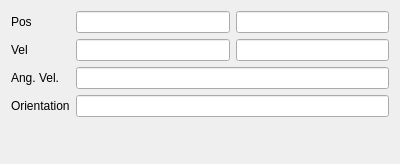
<?xml version="1.0" encoding="UTF-8"?>
<ui version="4.0">
 <class>PosVelDisplay</class>
 <widget class="QWidget" name="PosVelDisplay">
  <property name="geometry">
   <rect>
    <x>0</x>
    <y>0</y>
    <width>400</width>
    <height>164</height>
   </rect>
  </property>
  <property name="windowTitle">
   <string>Form</string>
  </property>
  <layout class="QFormLayout" name="formLayout">
   <item row="0" column="0">
    <widget class="QLabel" name="label">
     <property name="text">
      <string>Pos</string>
     </property>
    </widget>
   </item>
   <item row="0" column="1">
    <layout class="QHBoxLayout" name="horizontalLayout">
     <item>
      <widget class="QLineEdit" name="pX">
       <property name="readOnly">
        <bool>true</bool>
       </property>
      </widget>
     </item>
     <item>
      <widget class="QLineEdit" name="pY">
       <property name="readOnly">
        <bool>true</bool>
       </property>
      </widget>
     </item>
    </layout>
   </item>
   <item row="1" column="0">
    <widget class="QLabel" name="label_2">
     <property name="text">
      <string>Vel</string>
     </property>
    </widget>
   </item>
   <item row="1" column="1">
    <layout class="QHBoxLayout" name="horizontalLayout_2">
     <item>
      <widget class="QLineEdit" name="vX">
       <property name="readOnly">
        <bool>true</bool>
       </property>
      </widget>
     </item>
     <item>
      <widget class="QLineEdit" name="vY">
       <property name="readOnly">
        <bool>true</bool>
       </property>
      </widget>
     </item>
    </layout>
   </item>
   <item row="2" column="0">
    <widget class="QLabel" name="label_3">
     <property name="text">
      <string>Ang. Vel.</string>
     </property>
    </widget>
   </item>
   <item row="2" column="1">
    <widget class="QLineEdit" name="angVel">
     <property name="readOnly">
      <bool>true</bool>
     </property>
    </widget>
   </item>
   <item row="3" column="0">
    <widget class="QLabel" name="label_4">
     <property name="text">
      <string>Orientation</string>
     </property>
    </widget>
   </item>
   <item row="3" column="1">
    <widget class="QLineEdit" name="orient">
     <property name="readOnly">
      <bool>true</bool>
     </property>
    </widget>
   </item>
  </layout>
 </widget>
 <resources/>
 <connections/>
</ui>
